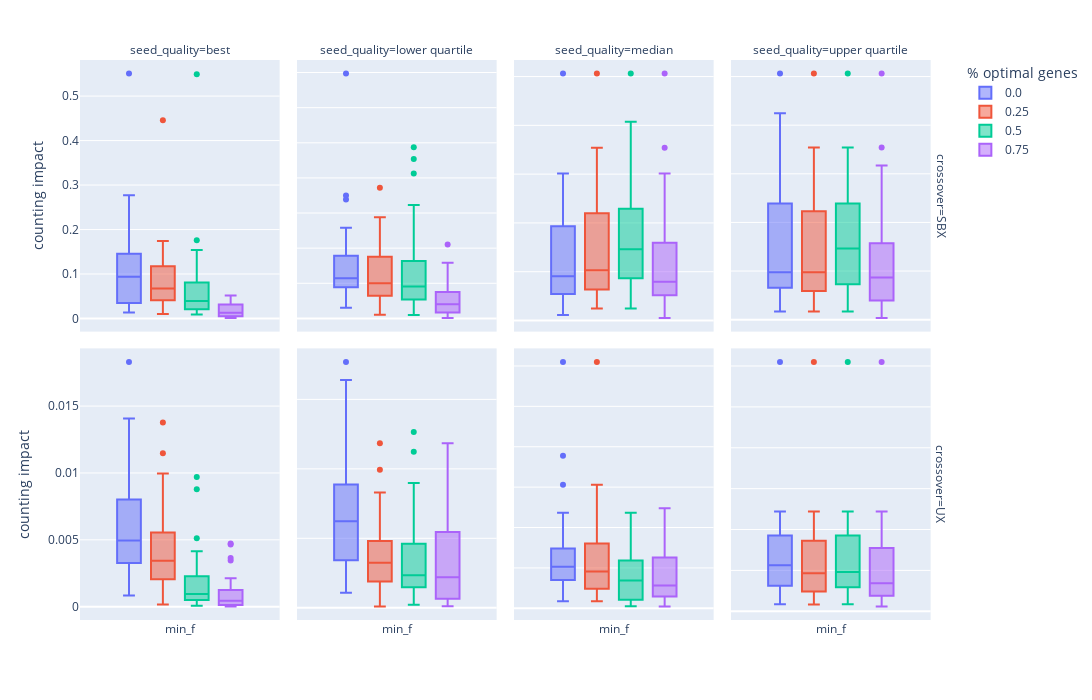

The notebook cell this image was saved under:
### Code cell
#Performance values for dimension 8 only

import pandas as pd
import plotly.express as px
import plotly.graph_objects as go
import plotly.subplots as sp

gen = 50
dim = 8

performance_df = pd.read_csv("../data/sphere_function_data_out/performance.csv")
only_last_gen_performance = performance_df[performance_df.generation == gen]

#filter runs with optimal and worst point:
only_last_gen_performance = only_last_gen_performance[only_last_gen_performance.dim == 8]
only_last_gen_performance = only_last_gen_performance[only_last_gen_performance.seed_quality != "udopia"]
only_last_gen_performance = only_last_gen_performance[only_last_gen_performance.seed_quality != "dystopia"]
only_last_gen_performance = only_last_gen_performance[['min_f', 'percentage_of_optimal_genes', 'seed_quality', 'crossover']]


#CI of Fitness = 1
fig = px.box(
    only_last_gen_performance,
    color="percentage_of_optimal_genes",
    facet_col="seed_quality",
    facet_row="crossover",
    labels={
            "value": "fitness",
            "variable": "",
            "percentage_of_optimal_genes": "% optimal genes",
            "traceID_1" : "seed ind"
        },
    height=700, width=1400)
fig.update_yaxes(matches=None)#don't share the y axis

fig.write_image("figures/genome_vs_fitness_performance.pdf")
fig.show()

### Figure 1 — Plotly figure (JSON) as saved in the notebook; plotly's stock layout.template omitted (floating-point values rounded to 4 significant figures)
{"data": [{"alignmentgroup": "True", "hovertemplate": "% optimal genes=0.0<br>crossover=SBX<br>seed_quality=best<br>=%{x}<br>counting impact=%{y}<extra></extra>", "legendgroup": "0.0", "marker": {"color": "#636efa"}, "name": "0.0", "notched": false, "offsetgroup": "0.0", "orientation": "v", "showlegend": true, "type": "box", "x": ["min_f", "min_f", "min_f", "min_f", "min_f", "min_f", "min_f", "min_f", "min_f", "min_f", "min_f", "min_f", "min_f", "min_f", "min_f", "min_f", "min_f", "min_f", "min_f", "min_f", "min_f", "min_f", "min_f", "min_f", "min_f", "min_f", "min_f", "min_f", "min_f", "min_f", "min_f"], "x0": " ", "xaxis": "x5", "y": [0.01568, 0.5506, 0.185, 0.09854, 0.05183, 0.05205, 0.1464, 0.06343, 0.06711, 0.2768, 0.1721, 0.09373, 0.02817, 0.1144, 0.1085, 0.09845, 0.1032, 0.01578, 0.02551, 0.0452, 0.2597, 0.03341, 0.01343, 0.1292, 0.01914, 0.03885, 0.07449, 0.1541, 0.1491, 0.01349, 0.1435], "y0": " ", "yaxis": "y5"}, {"alignmentgroup": "True", "hovertemplate": "% optimal genes=0.0<br>crossover=SBX<br>seed_quality=lower quartile<br>=%{x}<br>counting impact=%{y}<extra></extra>", "legendgroup": "0.0", "marker": {"color": "#636efa"}, "name": "0.0", "notched": false, "offsetgroup": "0.0", "orientation": "v", "showlegend": false, "type": "box", "x": ["min_f", "min_f", "min_f", "min_f", "min_f", "min_f", "min_f", "min_f", "min_f", "min_f", "min_f", "min_f", "min_f", "min_f", "min_f", "min_f", "min_f", "min_f", "min_f", "min_f", "min_f", "min_f", "min_f", "min_f", "min_f", "min_f", "min_f", "min_f", "min_f", "min_f", "min_f"], "x0": " ", "xaxis": "x6", "y": [0.08895, 0.06668, 0.2284, 0.05595, 0.1321, 0.148, 0.1923, 0.06631, 0.1092, 0.258, 0.1408, 0.08926, 0.0964, 0.3501, 0.2415, 0.1003, 0.1559, 0.03021, 0.122, 0.1446, 0.1819, 0.1085, 0.697, 0.1144, 0.06062, 0.0953, 0.04431, 0.04489, 0.1667, 0.08853, 0.3384], "y0": " ", "yaxis": "y6"}, {"alignmentgroup": "True", "hovertemplate": "% optimal genes=0.0<br>crossover=SBX<br>seed_quality=median<br>=%{x}<br>counting impact=%{y}<extra></extra>", "legendgroup": "0.0", "marker": {"color": "#636efa"}, "name": "0.0", "notched": false, "offsetgroup": "0.0", "orientation": "v", "showlegend": false, "type": "box", "x": ["min_f", "min_f", "min_f", "min_f", "min_f", "min_f", "min_f", "min_f", "min_f", "min_f", "min_f", "min_f", "min_f", "min_f", "min_f", "min_f", "min_f", "min_f", "min_f", "min_f", "min_f", "min_f", "min_f", "min_f", "min_f", "min_f", "min_f", "min_f", "min_f", "min_f", "min_f"], "x0": " ", "xaxis": "x7", "y": [0.02441, 0.09601, 0.2284, 0.08671, 0.1321, 0.2232, 0.01119, 0.181, 0.1757, 0.01639, 0.02473, 0.05292, 0.09356, 0.1634, 0.07387, 0.06255, 0.1379, 0.05855, 0.1975, 0.2499, 0.03592, 0.09075, 0.05096, 0.0808, 0.301, 0.223, 0.04818, 0.06005, 0.06804, 0.2703, 0.5061], "y0": " ", "yaxis": "y7"}, {"alignmentgroup": "True", "hovertemplate": "% optimal genes=0.0<br>crossover=SBX<br>seed_quality=upper quartile<br>=%{x}<br>counting impact=%{y}<extra></extra>", "legendgroup": "0.0", "marker": {"color": "#636efa"}, "name": "0.0", "notched": false, "offsetgroup": "0.0", "orientation": "v", "showlegend": false, "type": "box", "x": ["min_f", "min_f", "min_f", "min_f", "min_f", "min_f", "min_f", "min_f", "min_f", "min_f", "min_f", "min_f", "min_f", "min_f", "min_f", "min_f", "min_f", "min_f", "min_f", "min_f", "min_f", "min_f", "min_f", "min_f", "min_f", "min_f", "min_f", "min_f", "min_f", "min_f", "min_f"], "x0": " ", "xaxis": "x8", "y": [0.02109, 0.1732, 0.2284, 0.08671, 0.0649, 0.2232, 0.07088, 0.1679, 0.332, 0.09474, 0.3172, 0.05292, 0.01682, 0.1634, 0.07973, 0.06255, 0.1379, 0.05855, 0.06889, 0.2499, 0.354, 0.09075, 0.09759, 0.2426, 0.301, 0.223, 0.09665, 0.06005, 0.04856, 0.4243, 0.5061], "y0": " ", "yaxis": "y8"}, {"alignmentgroup": "True", "hovertemplate": "% optimal genes=0.0<br>crossover=UX<br>seed_quality=best<br>=%{x}<br>counting impact=%{y}<extra></extra>", "legendgroup": "0.0", "marker": {"color": "#636efa"}, "name": "0.0", "notched": false, "offsetgroup": "0.0", "orientation": "v", "showlegend": false, "type": "box", "x": ["min_f", "min_f", "min_f", "min_f", "min_f", "min_f", "min_f", "min_f", "min_f", "min_f", "min_f", "min_f", "min_f", "min_f", "min_f", "min_f", "min_f", "min_f", "min_f", "min_f", "min_f", "min_f", "min_f", "min_f", "min_f", "min_f", "min_f", "min_f", "min_f", "min_f", "min_f"], "x0": " ", "xaxis": "x", "y": [0.006499, 0.003718, 0.003487, 0.004415, 0.004557, 0.002794, 0.0008318, 0.006645, 0.007645, 0.00542, 0.006277, 0.007743, 0.004943, 0.003199, 0.004126, 0.001252, 0.009037, 0.004153, 0.0009955, 0.0111, 0.01095, 0.008096, 0.01407, 0.008169, 0.001932, 0.0183, 0.002056, 0.00991, 0.005071, 0.001125, 0.004207], "y0": " ", "yaxis": "y"}, {"alignmentgroup": "True", "hovertemplate": "% optimal genes=0.0<br>crossover=UX<br>seed_quality=lower quartile<br>=%{x}<br>counting impact=%{y}<extra></extra>", "legendgroup": "0.0", "marker": {"color": "#636efa"}, "name": "0.0", "notched": false, "offsetgroup": "0.0", "orientation": "v", "showlegend": false, "type": "box", "x": ["min_f", "min_f", "min_f", "min_f", "min_f", "min_f", "min_f", "min_f", "min_f", "min_f", "min_f", "min_f", "min_f", "min_f", "min_f", "min_f", "min_f", "min_f", "min_f", "min_f", "min_f", "min_f", "min_f", "min_f", "min_f", "min_f", "min_f", "min_f", "min_f", "min_f", "min_f"], "x0": " ", "xaxis": "x2", "y": [0.003869, 0.007156, 0.002366, 0.007597, 0.003269, 0.00189, 0.01609, 0.01159, 0.0164, 0.004598, 0.007813, 0.005319, 0.003948, 0.003927, 0.002428, 0.004653, 0.009226, 0.01184, 0.01769, 0.001711, 0.006295, 0.001072, 0.006594, 0.006225, 0.006574, 0.01065, 0.00654, 0.001611, 0.003897, 0.001701, 0.0145], "y0": " ", "yaxis": "y2"}, {"alignmentgroup": "True", "hovertemplate": "% optimal genes=0.0<br>crossover=UX<br>seed_quality=median<br>=%{x}<br>counting impact=%{y}<extra></extra>", "legendgroup": "0.0", "marker": {"color": "#636efa"}, "name": "0.0", "notched": false, "offsetgroup": "0.0", "orientation": "v", "showlegend": false, "type": "box", "x": ["min_f", "min_f", "min_f", "min_f", "min_f", "min_f", "min_f", "min_f", "min_f", "min_f", "min_f", "min_f", "min_f", "min_f", "min_f", "min_f", "min_f", "min_f", "min_f", "min_f", "min_f", "min_f", "min_f", "min_f", "min_f", "min_f", "min_f", "min_f", "min_f", "min_f", "min_f"], "x0": " ", "xaxis": "x3", "y": [0.00636, 0.00533, 0.004351, 0.007168, 0.002331, 0.00759, 0.003812, 0.01888, 0.003633, 0.003719, 0.03049, 0.01075, 0.004967, 0.004659, 0.006636, 0.007508, 0.00722, 0.01184, 0.002863, 0.00153, 0.01531, 0.004053, 0.005951, 0.001399, 0.003417, 0.0008724, 0.007459, 0.003451, 0.005141, 0.002516, 0.006592], "y0": " ", "yaxis": "y3"}, {"alignmentgroup": "True", "hovertemplate": "% optimal genes=0.0<br>crossover=UX<br>seed_quality=upper quartile<br>=%{x}<br>counting impact=%{y}<extra></extra>", "legendgroup": "0.0", "marker": {"color": "#636efa"}, "name": "0.0", "notched": false, "offsetgroup": "0.0", "orientation": "v", "showlegend": false, "type": "box", "x": ["min_f", "min_f", "min_f", "min_f", "min_f", "min_f", "min_f", "min_f", "min_f", "min_f", "min_f", "min_f", "min_f", "min_f", "min_f", "min_f", "min_f", "min_f", "min_f", "min_f", "min_f", "min_f", "min_f", "min_f", "min_f", "min_f", "min_f", "min_f", "min_f", "min_f", "min_f"], "x0": " ", "xaxis": "x4", "y": [0.00636, 0.01115, 0.004351, 0.007168, 0.009783, 0.004456, 0.002926, 0.01222, 0.009966, 0.009385, 0.03049, 0.01075, 0.001561, 0.004659, 0.008636, 0.00104, 0.00722, 0.01184, 0.008872, 0.003866, 0.003017, 0.001863, 0.0009495, 0.00563, 0.003417, 0.0008724, 0.003889, 0.003451, 0.007947, 0.002516, 0.006592], "y0": " ", "yaxis": "y4"}, {"alignmentgroup": "True", "hovertemplate": "% optimal genes=0.25<br>crossover=SBX<br>seed_quality=best<br>=%{x}<br>counting impact=%{y}<extra></extra>", "legendgroup": "0.25", "marker": {"color": "#EF553B"}, "name": "0.25", "notched": false, "offsetgroup": "0.25", "orientation": "v", "showlegend": true, "type": "box", "x": ["min_f", "min_f", "min_f", "min_f", "min_f", "min_f", "min_f", "min_f", "min_f", "min_f", "min_f", "min_f", "min_f", "min_f", "min_f", "min_f", "min_f", "min_f", "min_f", "min_f", "min_f", "min_f", "min_f", "min_f", "min_f", "min_f", "min_f", "min_f", "min_f", "min_f", "min_f"], "x0": " ", "xaxis": "x5", "y": [0.1417, 0.05789, 0.1244, 0.05206, 0.04011, 0.06952, 0.08565, 0.1743, 0.03092, 0.0447, 0.1418, 0.1252, 0.08921, 0.05189, 0.06034, 0.1178, 0.08788, 0.0672, 0.03669, 0.03572, 0.02955, 0.08695, 0.09467, 0.01036, 0.03248, 0.05802, 0.01135, 0.4458, 0.1248, 0.04424, 0.116], "y0": " ", "yaxis": "y5"}, {"alignmentgroup": "True", "hovertemplate": "% optimal genes=0.25<br>crossover=SBX<br>seed_quality=lower quartile<br>=%{x}<br>counting impact=%{y}<extra></extra>", "legendgroup": "0.25", "marker": {"color": "#EF553B"}, "name": "0.25", "notched": false, "offsetgroup": "0.25", "orientation": "v", "showlegend": false, "type": "box", "x": ["min_f", "min_f", "min_f", "min_f", "min_f", "min_f", "min_f", "min_f", "min_f", "min_f", "min_f", "min_f", "min_f", "min_f", "min_f", "min_f", "min_f", "min_f", "min_f", "min_f", "min_f", "min_f", "min_f", "min_f", "min_f", "min_f", "min_f", "min_f", "min_f", "min_f", "min_f"], "x0": " ", "xaxis": "x6", "y": [0.09029, 0.03654, 0.2284, 0.1841, 0.2017, 0.3718, 0.07838, 0.1131, 0.08839, 0.1247, 0.03489, 0.07444, 0.05392, 0.03308, 0.0981, 0.01016, 0.2087, 0.03021, 0.1545, 0.2499, 0.06109, 0.08433, 0.2881, 0.1703, 0.1314, 0.1769, 0.1671, 0.1254, 0.1002, 0.04548, 0.08415], "y0": " ", "yaxis": "y6"}, {"alignmentgroup": "True", "hovertemplate": "% optimal genes=0.25<br>crossover=SBX<br>seed_quality=median<br>=%{x}<br>counting impact=%{y}<extra></extra>", "legendgroup": "0.25", "marker": {"color": "#EF553B"}, "name": "0.25", "notched": false, "offsetgroup": "0.25", "orientation": "v", "showlegend": false, "type": "box", "x": ["min_f", "min_f", "min_f", "min_f", "min_f", "min_f", "min_f", "min_f", "min_f", "min_f", "min_f", "min_f", "min_f", "min_f", "min_f", "min_f", "min_f", "min_f", "min_f", "min_f", "min_f", "min_f", "min_f", "min_f", "min_f", "min_f", "min_f", "min_f", "min_f", "min_f", "min_f"], "x0": " ", "xaxis": "x7", "y": [0.02441, 0.1299, 0.2284, 0.08671, 0.06911, 0.2232, 0.03881, 0.141, 0.1027, 0.2105, 0.2037, 0.05292, 0.06331, 0.1634, 0.09298, 0.06255, 0.1084, 0.05855, 0.1106, 0.2499, 0.354, 0.09075, 0.08228, 0.3062, 0.301, 0.223, 0.06323, 0.06005, 0.02546, 0.07066, 0.5061], "y0": " ", "yaxis": "y7"}, {"alignmentgroup": "True", "hovertemplate": "% optimal genes=0.25<br>crossover=SBX<br>seed_quality=upper quartile<br>=%{x}<br>counting impact=%{y}<extra></extra>", "legendgroup": "0.25", "marker": {"color": "#EF553B"}, "name": "0.25", "notched": false, "offsetgroup": "0.25", "orientation": "v", "showlegend": false, "type": "box", "x": ["min_f", "min_f", "min_f", "min_f", "min_f", "min_f", "min_f", "min_f", "min_f", "min_f", "min_f", "min_f", "min_f", "min_f", "min_f", "min_f", "min_f", "min_f", "min_f", "min_f", "min_f", "min_f", "min_f", "min_f", "min_f", "min_f", "min_f", "min_f", "min_f", "min_f", "min_f"], "x0": " ", "xaxis": "x8", "y": [0.02109, 0.1732, 0.2284, 0.08671, 0.04343, 0.2232, 0.1485, 0.1679, 0.1179, 0.09474, 0.3172, 0.05292, 0.01682, 0.1634, 0.0606, 0.06255, 0.1379, 0.05855, 0.06889, 0.2499, 0.354, 0.09075, 0.09759, 0.2426, 0.301, 0.223, 0.04545, 0.06005, 0.04856, 0.05179, 0.5061], "y0": " ", "yaxis": "y8"}, {"alignmentgroup": "True", "hovertemplate": "% optimal genes=0.25<br>crossover=UX<br>seed_quality=best<br>=%{x}<br>counting impact=%{y}<extra></extra>", "legendgroup": "0.25", "marker": {"color": "#EF553B"}, "name": "0.25", "notched": false, "offsetgroup": "0.25", "orientation": "v", "showlegend": false, "type": "box", "x": ["min_f", "min_f", "min_f", "min_f", "min_f", "min_f", "min_f", "min_f", "min_f", "min_f", "min_f", "min_f", "min_f", "min_f", "min_f", "min_f", "min_f", "min_f", "min_f", "min_f", "min_f", "min_f", "min_f", "min_f", "min_f", "min_f", "min_f", "min_f", "min_f", "min_f", "min_f"], "x0": " ", "xaxis": "x", "y": [0.005818, 0.007563, 0.001224, 0.004926, 0.001836, 0.005767, 0.0002047, 0.003101, 0.004266, 0.01148, 0.005158, 0.002191, 0.003564, 0.001951, 0.00278, 0.009968, 0.01378, 0.002013, 0.00567, 0.007984, 0.001499, 0.001317, 0.002574, 0.002238, 0.003429, 0.004338, 0.002957, 0.003965, 0.00457, 0.0001668, 0.002496], "y0": " ", "yaxis": "y"}, {"alignmentgroup": "True", "hovertemplate": "% optimal genes=0.25<br>crossover=UX<br>seed_quality=lower quartile<br>=%{x}<br>counting impact=%{y}<extra></extra>", "legendgroup": "0.25", "marker": {"color": "#EF553B"}, "name": "0.25", "notched": false, "offsetgroup": "0.25", "orientation": "v", "showlegend": false, "type": "box", "x": ["min_f", "min_f", "min_f", "min_f", "min_f", "min_f", "min_f", "min_f", "min_f", "min_f", "min_f", "min_f", "min_f", "min_f", "min_f", "min_f", "min_f", "min_f", "min_f", "min_f", "min_f", "min_f", "min_f", "min_f", "min_f", "min_f", "min_f", "min_f", "min_f", "min_f", "min_f"], "x0": " ", "xaxis": "x2", "y": [0.000875, 0.002424, 0.007943, 0.009933, 0.001839, 0.002046, 0.002613, 0.004834, 9.656e-05, 0.004001, 0.008301, 0.003671, 0.001215, 0.004717, 0.003987, 0.003399, 0.0007515, 0.01184, 0.002142, 0.001663, 0.00324, 0.002565, 0.00438, 0.006035, 0.002463, 0.008256, 0.0005525, 0.002361, 0.001532, 0.006107, 0.003511], "y0": " ", "yaxis": "y2"}, {"alignmentgroup": "True", "hovertemplate": "% optimal genes=0.25<br>crossover=UX<br>seed_quality=median<br>=%{x}<br>counting impact=%{y}<extra></extra>", "legendgroup": "0.25", "marker": {"color": "#EF553B"}, "name": "0.25", "notched": false, "offsetgroup": "0.25", "orientation": "v", "showlegend": false, "type": "box", "x": ["min_f", "min_f", "min_f", "min_f", "min_f", "min_f", "min_f", "min_f", "min_f", "min_f", "min_f", "min_f", "min_f", "min_f", "min_f", "min_f", "min_f", "min_f", "min_f", "min_f", "min_f", "min_f", "min_f", "min_f", "min_f", "min_f", "min_f", "min_f", "min_f", "min_f", "min_f"], "x0": " ", "xaxis": "x3", "y": [0.007033, 0.003345, 0.004351, 0.007168, 0.00901, 0.002846, 0.00145, 0.008182, 0.001548, 0.003806, 0.03049, 0.01075, 0.004548, 0.004659, 0.01006, 0.007508, 0.00722, 0.01184, 0.006927, 0.008733, 0.01531, 0.001342, 0.00237, 0.002301, 0.003417, 0.0008724, 0.0008844, 0.003451, 0.002582, 0.001455, 0.006592], "y0": " ", "yaxis": "y3"}, {"alignmentgroup": "True", "hovertemplate": "% optimal genes=0.25<br>crossover=UX<br>seed_quality=upper quartile<br>=%{x}<br>counting impact=%{y}<extra></extra>", "legendgroup": "0.25", "marker": {"color": "#EF553B"}, "name": "0.25", "notched": false, "offsetgroup": "0.25", "orientation": "v", "showlegend": false, "type": "box", "x": ["min_f", "min_f", "min_f", "min_f", "min_f", "min_f", "min_f", "min_f", "min_f", "min_f", "min_f", "min_f", "min_f", "min_f", "min_f", "min_f", "min_f", "min_f", "min_f", "min_f", "min_f", "min_f", "min_f", "min_f", "min_f", "min_f", "min_f", "min_f", "min_f", "min_f", "min_f"], "x0": " ", "xaxis": "x4", "y": [0.00636, 0.01115, 0.004351, 0.007168, 0.002331, 0.004456, 0.002926, 0.01222, 0.009966, 0.009385, 0.03049, 0.01075, 0.001561, 0.004659, 0.0008155, 0.00104, 0.00722, 0.01184, 0.008872, 0.002386, 0.003017, 0.001863, 0.0009495, 0.00563, 0.003417, 0.0008724, 0.006707, 0.003451, 0.007947, 0.002516, 0.006592], "y0": " ", "yaxis": "y4"}, {"alignmentgroup": "True", "hovertemplate": "% optimal genes=0.5<br>crossover=SBX<br>seed_quality=best<br>=%{x}<br>counting impact=%{y}<extra></extra>", "legendgroup": "0.5", "marker": {"color": "#00cc96"}, "name": "0.5", "notched": false, "offsetgroup": "0.5", "orientation": "v", "showlegend": true, "type": "box", "x": ["min_f", "min_f", "min_f", "min_f", "min_f", "min_f", "min_f", "min_f", "min_f", "min_f", "min_f", "min_f", "min_f", "min_f", "min_f", "min_f", "min_f", "min_f", "min_f", "min_f", "min_f", "min_f", "min_f", "min_f", "min_f", "min_f", "min_f", "min_f", "min_f", "min_f", "min_f"], "x0": " ", "xaxis": "x5", "y": [0.02239, 0.01373, 0.1541, 0.0103, 0.07007, 0.02332, 0.03169, 0.07029, 0.01798, 0.08156, 0.01737, 0.07485, 0.07362, 0.03453, 0.01311, 0.008835, 0.1757, 0.09006, 0.07248, 0.549, 0.02729, 0.08018, 0.0398, 0.03198, 0.02075, 0.01615, 0.03938, 0.112, 0.1125, 0.02189, 0.08403], "y0": " ", "yaxis": "y5"}, {"alignmentgroup": "True", "hovertemplate": "% optimal genes=0.5<br>crossover=SBX<br>seed_quality=lower quartile<br>=%{x}<br>counting impact=%{y}<extra></extra>", "legendgroup": "0.5", "marker": {"color": "#00cc96"}, "name": "0.5", "notched": false, "offsetgroup": "0.5", "orientation": "v", "showlegend": false, "type": "box", "x": ["min_f", "min_f", "min_f", "min_f", "min_f", "min_f", "min_f", "min_f", "min_f", "min_f", "min_f", "min_f", "min_f", "min_f", "min_f", "min_f", "min_f", "min_f", "min_f", "min_f", "min_f", "min_f", "min_f", "min_f", "min_f", "min_f", "min_f", "min_f", "min_f", "min_f", "min_f"], "x0": " ", "xaxis": "x6", "y": [0.09055, 0.07098, 0.2284, 0.1641, 0.4128, 0.009987, 0.05034, 0.01196, 0.4875, 0.01151, 0.4539, 0.07554, 0.1067, 0.1241, 0.1014, 0.06071, 0.04841, 0.1392, 0.0616, 0.2679, 0.1526, 0.05426, 0.03782, 0.05661, 0.009665, 0.1615, 0.3226, 0.1346, 0.06675, 0.2499, 0.05414], "y0": " ", "yaxis": "y6"}, {"alignmentgroup": "True", "hovertemplate": "% optimal genes=0.5<br>crossover=SBX<br>seed_quality=median<br>=%{x}<br>counting impact=%{y}<extra></extra>", "legendgroup": "0.5", "marker": {"color": "#00cc96"}, "name": "0.5", "notched": false, "offsetgroup": "0.5", "orientation": "v", "showlegend": false, "type": "box", "x": ["min_f", "min_f", "min_f", "min_f", "min_f", "min_f", "min_f", "min_f", "min_f", "min_f", "min_f", "min_f", "min_f", "min_f", "min_f", "min_f", "min_f", "min_f", "min_f", "min_f", "min_f", "min_f", "min_f", "min_f", "min_f", "min_f", "min_f", "min_f", "min_f", "min_f", "min_f"], "x0": " ", "xaxis": "x7", "y": [0.02441, 0.09601, 0.2284, 0.08671, 0.1463, 0.247, 0.2322, 0.2832, 0.229, 0.09474, 0.2215, 0.05292, 0.1557, 0.1634, 0.4072, 0.1533, 0.1379, 0.05855, 0.1204, 0.2499, 0.212, 0.1318, 0.09759, 0.02623, 0.301, 0.223, 0.03074, 0.06005, 0.07764, 0.08692, 0.5061], "y0": " ", "yaxis": "y7"}, {"alignmentgroup": "True", "hovertemplate": "% optimal genes=0.5<br>crossover=SBX<br>seed_quality=upper quartile<br>=%{x}<br>counting impact=%{y}<extra></extra>", "legendgroup": "0.5", "marker": {"color": "#00cc96"}, "name": "0.5", "notched": false, "offsetgroup": "0.5", "orientation": "v", "showlegend": false, "type": "box", "x": ["min_f", "min_f", "min_f", "min_f", "min_f", "min_f", "min_f", "min_f", "min_f", "min_f", "min_f", "min_f", "min_f", "min_f", "min_f", "min_f", "min_f", "min_f", "min_f", "min_f", "min_f", "min_f", "min_f", "min_f", "min_f", "min_f", "min_f", "min_f", "min_f", "min_f", "min_f"], "x0": " ", "xaxis": "x8", "y": [0.02109, 0.1732, 0.2284, 0.08671, 0.1463, 0.3469, 0.08522, 0.1679, 0.06435, 0.09474, 0.3172, 0.05292, 0.01682, 0.1634, 0.151, 0.1533, 0.1379, 0.05855, 0.06889, 0.2499, 0.354, 0.09075, 0.09759, 0.2426, 0.301, 0.223, 0.3014, 0.06005, 0.04856, 0.08692, 0.5061], "y0": " ", "yaxis": "y8"}, {"alignmentgroup": "True", "hovertemplate": "% optimal genes=0.5<br>crossover=UX<br>seed_quality=best<br>=%{x}<br>counting impact=%{y}<extra></extra>", "legendgroup": "0.5", "marker": {"color": "#00cc96"}, "name": "0.5", "notched": false, "offsetgroup": "0.5", "orientation": "v", "showlegend": false, "type": "box", "x": ["min_f", "min_f", "min_f", "min_f", "min_f", "min_f", "min_f", "min_f", "min_f", "min_f", "min_f", "min_f", "min_f", "min_f", "min_f", "min_f", "min_f", "min_f", "min_f", "min_f", "min_f", "min_f", "min_f", "min_f", "min_f", "min_f", "min_f", "min_f", "min_f", "min_f", "min_f"], "x0": " ", "xaxis": "x", "y": [0.001693, 0.002459, 0.0009419, 0.0005873, 0.0004273, 0.0007792, 6.651e-05, 0.0002032, 0.001591, 0.001494, 0.0005266, 0.0004554, 0.001589, 0.0005851, 0.002663, 0.0002147, 0.0002387, 0.0008904, 0.001209, 0.0007844, 0.0004982, 0.00878, 0.0004319, 0.003488, 0.002951, 0.0006118, 0.001214, 0.009705, 0.00415, 0.005117, 0.001305], "y0": " ", "yaxis": "y"}, {"alignmentgroup": "True", "hovertemplate": "% optimal genes=0.5<br>crossover=UX<br>seed_quality=lower quartile<br>=%{x}<br>counting impact=%{y}<extra></extra>", "legendgroup": "0.5", "marker": {"color": "#00cc96"}, "name": "0.5", "notched": false, "offsetgroup": "0.5", "orientation": "v", "showlegend": false, "type": "box", "x": ["min_f", "min_f", "min_f", "min_f", "min_f", "min_f", "min_f", "min_f", "min_f", "min_f", "min_f", "min_f", "min_f", "min_f", "min_f", "min_f", "min_f", "min_f", "min_f", "min_f", "min_f", "min_f", "min_f", "min_f", "min_f", "min_f", "min_f", "min_f", "min_f", "min_f", "min_f"], "x0": " ", "xaxis": "x2", "y": [0.01265, 0.003182, 0.003988, 0.002506, 0.002239, 0.004717, 0.003281, 0.001454, 0.002345, 0.00338, 0.004273, 0.007134, 0.005597, 0.01122, 0.0005864, 0.00495, 0.002236, 0.002267, 0.0005048, 0.002075, 0.001771, 0.001268, 0.0006519, 0.008975, 0.008847, 0.0008942, 0.001508, 0.003369, 0.0002233, 0.0004119, 0.002188], "y0": " ", "yaxis": "y2"}, {"alignmentgroup": "True", "hovertemplate": "% optimal genes=0.5<br>crossover=UX<br>seed_quality=median<br>=%{x}<br>counting impact=%{y}<extra></extra>", "legendgroup": "0.5", "marker": {"color": "#00cc96"}, "name": "0.5", "notched": false, "offsetgroup": "0.5", "orientation": "v", "showlegend": false, "type": "box", "x": ["min_f", "min_f", "min_f", "min_f", "min_f", "min_f", "min_f", "min_f", "min_f", "min_f", "min_f", "min_f", "min_f", "min_f", "min_f", "min_f", "min_f", "min_f", "min_f", "min_f", "min_f", "min_f", "min_f", "min_f", "min_f", "min_f", "min_f", "min_f", "min_f", "min_f", "min_f"], "x0": " ", "xaxis": "x3", "y": [0.005192, 0.003062, 0.004351, 0.007168, 0.0002709, 0.004717, 0.00145, 0.003312, 0.0004637, 0.009385, 0.006148, 0.01075, 0.004548, 0.004659, 0.002682, 0.002793, 0.0008346, 0.01184, 0.006927, 0.009372, 0.0005059, 0.001342, 0.0009495, 0.004812, 0.003417, 0.0008724, 0.004985, 0.003451, 0.0002574, 0.000666, 0.006592], "y0": " ", "yaxis": "y3"}, {"alignmentgroup": "True", "hovertemplate": "% optimal genes=0.5<br>crossover=UX<br>seed_quality=upper quartile<br>=%{x}<br>counting impact=%{y}<extra></extra>", "legendgroup": "0.5", "marker": {"color": "#00cc96"}, "name": "0.5", "notched": false, "offsetgroup": "0.5", "orientation": "v", "showlegend": false, "type": "box", "x": ["min_f", "min_f", "min_f", "min_f", "min_f", "min_f", "min_f", "min_f", "min_f", "min_f", "min_f", "min_f", "min_f", "min_f", "min_f", "min_f", "min_f", "min_f", "min_f", "min_f", "min_f", "min_f", "min_f", "min_f", "min_f", "min_f", "min_f", "min_f", "min_f", "min_f", "min_f"], "x0": " ", "xaxis": "x4", "y": [0.00636, 0.01115, 0.004351, 0.007168, 0.00333, 0.002232, 0.002926, 0.01222, 0.003506, 0.009385, 0.03049, 0.01075, 0.001561, 0.004659, 0.009845, 0.005162, 0.004809, 0.01184, 0.008872, 0.009894, 0.003017, 0.001863, 0.0009495, 0.00563, 0.003417, 0.0008724, 0.002272, 0.003451, 0.007947, 0.002516, 0.006592], "y0": " ", "yaxis": "y4"}, {"alignmentgroup": "True", "hovertemplate": "% optimal genes=0.75<br>crossover=SBX<br>seed_quality=best<br>=%{x}<br>counting impact=%{y}<extra></extra>", "legendgroup": "0.75", "marker": {"color": "#ab63fa"}, "name": "0.75", "notched": false, "offsetgroup": "0.75", "orientation": "v", "showlegend": true, "type": "box", "x": ["min_f", "min_f", "min_f", "min_f", "min_f", "min_f", "min_f", "min_f", "min_f", "min_f", "min_f", "min_f", "min_f", "min_f", "min_f", "min_f", "min_f", "min_f", "min_f", "min_f", "min_f", "min_f", "min_f", "min_f", "min_f", "min_f", "min_f", "min_f", "min_f", "min_f", "min_f"], "x0": " ", "xaxis": "x5", "y": [0.004563, 0.002139, 0.01408, 0.003534, 0.005539, 0.004691, 0.02738, 0.03286, 0.004809, 0.01434, 0.001628, 0.001122, 0.02739, 0.005516, 0.001187, 0.01058, 0.0464, 0.0348, 0.0411, 0.01276, 0.05183, 0.04121, 0.006804, 0.04531, 0.037, 0.02598, 0.01362, 0.0131, 0.008333, 0.007663, 0.02425], "y0": " ", "yaxis": "y5"}, {"alignmentgroup": "True", "hovertemplate": "% optimal genes=0.75<br>crossover=SBX<br>seed_quality=lower quartile<br>=%{x}<br>counting impact=%{y}<extra></extra>", "legendgroup": "0.75", "marker": {"color": "#ab63fa"}, "name": "0.75", "notched": false, "offsetgroup": "0.75", "orientation": "v", "showlegend": false, "type": "box", "x": ["min_f", "min_f", "min_f", "min_f", "min_f", "min_f", "min_f", "min_f", "min_f", "min_f", "min_f", "min_f", "min_f", "min_f", "min_f", "min_f", "min_f", "min_f", "min_f", "min_f", "min_f", "min_f", "min_f", "min_f", "min_f", "min_f", "min_f", "min_f", "min_f", "min_f", "min_f"], "x0": " ", "xaxis": "x6", "y": [0.09055, 0.06526, 0.07656, 0.02366, 0.1057, 0.0262, 0.01006, 0.07003, 0.1585, 0.04039, 0.06543, 0.004528, 0.01467, 0.02698, 0.02998, 0.2104, 0.05098, 0.0429, 0.03665, 0.007017, 0.02731, 0.04345, 0.005849, 0.1469, 0.1544, 0.003015, 0.02693, 0.09312, 0.001139, 0.06125, 0.007776], "y0": " ", "yaxis": "y6"}, {"alignmentgroup": "True", "hovertemplate": "% optimal genes=0.75<br>crossover=SBX<br>seed_quality=median<br>=%{x}<br>counting impact=%{y}<extra></extra>", "legendgroup": "0.75", "marker": {"color": "#ab63fa"}, "name": "0.75", "notched": false, "offsetgroup": "0.75", "orientation": "v", "showlegend": false, "type": "box", "x": ["min_f", "min_f", "min_f", "min_f", "min_f", "min_f", "min_f", "min_f", "min_f", "min_f", "min_f", "min_f", "min_f", "min_f", "min_f", "min_f", "min_f", "min_f", "min_f", "min_f", "min_f", "min_f", "min_f", "min_f", "min_f", "min_f", "min_f", "min_f", "min_f", "min_f", "min_f"], "x0": " ", "xaxis": "x7", "y": [0.1465, 0.0698, 0.07656, 0.08671, 0.1057, 0.01721, 0.2036, 0.22, 0.2045, 0.01639, 0.1172, 0.05292, 0.05993, 0.1634, 0.03551, 0.07923, 0.1379, 0.0429, 0.08987, 0.005041, 0.354, 0.02228, 0.06843, 0.0512, 0.301, 0.223, 0.02805, 0.06005, 0.07764, 0.1182, 0.5061], "y0": " ", "yaxis": "y7"}, {"alignmentgroup": "True", "hovertemplate": "% optimal genes=0.75<br>crossover=SBX<br>seed_quality=upper quartile<br>=%{x}<br>counting impact=%{y}<extra></extra>", "legendgroup": "0.75", "marker": {"color": "#ab63fa"}, "name": "0.75", "notched": false, "offsetgroup": "0.75", "orientation": "v", "showlegend": false, "type": "box", "x": ["min_f", "min_f", "min_f", "min_f", "min_f", "min_f", "min_f", "min_f", "min_f", "min_f", "min_f", "min_f", "min_f", "min_f", "min_f", "min_f", "min_f", "min_f", "min_f", "min_f", "min_f", "min_f", "min_f", "min_f", "min_f", "min_f", "min_f", "min_f", "min_f", "min_f", "min_f"], "x0": " ", "xaxis": "x8", "y": [0.02109, 0.1732, 0.07656, 0.08671, 0.1057, 0.003447, 0.03832, 0.1679, 0.009776, 0.09474, 0.3172, 0.05292, 0.01682, 0.1634, 0.1267, 0.07923, 0.1379, 0.0429, 0.06889, 0.02817, 0.354, 0.09075, 0.09759, 0.02733, 0.301, 0.223, 0.03592, 0.06005, 0.04856, 0.1182, 0.5061], "y0": " ", "yaxis": "y8"}, {"alignmentgroup": "True", "hovertemplate": "% optimal genes=0.75<br>crossover=UX<br>seed_quality=best<br>=%{x}<br>counting impact=%{y}<extra></extra>", "legendgroup": "0.75", "marker": {"color": "#ab63fa"}, "name": "0.75", "notched": false, "offsetgroup": "0.75", "orientation": "v", "showlegend": false, "type": "box", "x": ["min_f", "min_f", "min_f", "min_f", "min_f", "min_f", "min_f", "min_f", "min_f", "min_f", "min_f", "min_f", "min_f", "min_f", "min_f", "min_f", "min_f", "min_f", "min_f", "min_f", "min_f", "min_f", "min_f", "min_f", "min_f", "min_f", "min_f", "min_f", "min_f", "min_f", "min_f"], "x0": " ", "xaxis": "x", "y": [0.0009554, 1.883e-05, 0.000119, 0.003454, 0.0001095, 0.0001745, 2.585e-05, 0.0002247, 0.003643, 9.472e-05, 0.001084, 0.004649, 0.001003, 0.002125, 0.00127, 0.0004481, 4.804e-05, 0.0001185, 0.001395, 0.001195, 0.001587, 0.0006843, 0.0002631, 2.8e-05, 0.0001675, 0.001057, 0.004729, 0.0004186, 3.308e-05, 0.0001741, 0.0004766], "y0": " ", "yaxis": "y"}, {"alignmentgroup": "True", "hovertemplate": "% optimal genes=0.75<br>crossover=UX<br>seed_quality=lower quartile<br>=%{x}<br>counting impact=%{y}<extra></extra>", "legendgroup": "0.75", "marker": {"color": "#ab63fa"}, "name": "0.75", "notched": false, "offsetgroup": "0.75", "orientation": "v", "showlegend": false, "type": "box", "x": ["min_f", "min_f", "min_f", "min_f", "min_f", "min_f", "min_f", "min_f", "min_f", "min_f", "min_f", "min_f", "min_f", "min_f", "min_f", "min_f", "min_f", "min_f", "min_f", "min_f", "min_f", "min_f", "min_f", "min_f", "min_f", "min_f", "min_f", "min_f", "min_f", "min_f", "min_f"], "x0": " ", "xaxis": "x2", "y": [0.002203, 0.0007068, 0.003745, 0.0001114, 0.0016, 0.0002357, 0.001235, 0.004302, 0.0002639, 0.0113, 0.009857, 0.00159, 0.008811, 0.001051, 0.0004923, 0.002417, 0.002236, 0.01184, 0.002221, 0.005904, 0.00981, 0.0006704, 0.0001695, 0.008975, 0.0006435, 0.005651, 0.0001149, 0.003369, 0.001123, 0.004839, 0.000538], "y0": " ", "yaxis": "y2"}, {"alignmentgroup": "True", "hovertemplate": "% optimal genes=0.75<br>crossover=UX<br>seed_quality=median<br>=%{x}<br>counting impact=%{y}<extra></extra>", "legendgroup": "0.75", "marker": {"color": "#ab63fa"}, "name": "0.75", "notched": false, "offsetgroup": "0.75", "orientation": "v", "showlegend": false, "type": "box", "x": ["min_f", "min_f", "min_f", "min_f", "min_f", "min_f", "min_f", "min_f", "min_f", "min_f", "min_f", "min_f", "min_f", "min_f", "min_f", "min_f", "min_f", "min_f", "min_f", "min_f", "min_f", "min_f", "min_f", "min_f", "min_f", "min_f", "min_f", "min_f", "min_f", "min_f", "min_f"], "x0": " ", "xaxis": "x3", "y": [0.002203, 0.00533, 0.002575, 0.007168, 0.001221, 0.0002357, 0.002249, 0.001793, 0.0002874, 0.003719, 0.006148, 0.01075, 0.006354, 0.004659, 0.002329, 0.002571, 0.002814, 0.01184, 0.006927, 0.002452, 0.0003237, 0.001342, 0.01239, 0.0008814, 0.003417, 0.0008724, 0.007734, 0.003451, 0.003846, 0.000666, 0.006592], "y0": " ", "yaxis": "y3"}, {"alignmentgroup": "True", "hovertemplate": "% optimal genes=0.75<br>crossover=UX<br>seed_quality=upper quartile<br>=%{x}<br>counting impact=%{y}<extra></extra>", "legendgroup": "0.75", "marker": {"color": "#ab63fa"}, "name": "0.75", "notched": false, "offsetgroup": "0.75", "orientation": "v", "showlegend": false, "type": "box", "x": ["min_f", "min_f", "min_f", "min_f", "min_f", "min_f", "min_f", "min_f", "min_f", "min_f", "min_f", "min_f", "min_f", "min_f", "min_f", "min_f", "min_f", "min_f", "min_f", "min_f", "min_f", "min_f", "min_f", "min_f", "min_f", "min_f", "min_f", "min_f", "min_f", "min_f", "min_f"], "x0": " ", "xaxis": "x4", "y": [0.00636, 0.01115, 0.002575, 0.007168, 0.001221, 0.0005958, 0.002926, 0.01222, 0.0006463, 0.009385, 0.03049, 0.01075, 0.001561, 0.004659, 0.002018, 0.002571, 0.001541, 0.01184, 0.008872, 0.002387, 0.003017, 0.001863, 0.0009495, 0.00563, 0.003417, 0.0008724, 0.006707, 0.003451, 0.007947, 0.002516, 0.006592], "y0": " ", "yaxis": "y4"}], "layout": {"annotations": [{"font": {}, "showarrow": false, "text": "seed_quality=best", "x": 0.115, "xanchor": "center", "xref": "paper", "y": 1, "yanchor": "bottom", "yref": "paper"}, {"font": {}, "showarrow": false, "text": "seed_quality=lower quartile", "x": 0.365, "xanchor": "center", "xref": "paper", "y": 1, "yanchor": "bottom", "yref": "paper"}, {"font": {}, "showarrow": false, "text": "seed_quality=median", "x": 0.615, "xanchor": "center", "xref": "paper", "y": 1, "yanchor": "bottom", "yref": "paper"}, {"font": {}, "showarrow": false, "text": "seed_quality=upper quartile", "x": 0.865, "xanchor": "center", "xref": "paper", "y": 1, "yanchor": "bottom", "yref": "paper"}, {"font": {}, "showarrow": false, "text": "crossover=UX", "textangle": 90, "x": 0.98, "xanchor": "left", "xref": "paper", "y": 0.2425, "yanchor": "middle", "yref": "paper"}, {"font": {}, "showarrow": false, "text": "crossover=SBX", "textangle": 90, "x": 0.98, "xanchor": "left", "xref": "paper", "y": 0.7575, "yanchor": "middle", "yref": "paper"}], "boxmode": "group", "height": 700, "legend": {"title": {"text": "% optimal genes"}, "tracegroupgap": 0}, "margin": {"t": 60}, "width": 1400, "xaxis": {"anchor": "y", "domain": [0, 0.23], "title": {"text": ""}}, "xaxis2": {"anchor": "y2", "domain": [0.25, 0.48], "matches": "x", "title": {"text": ""}}, "xaxis3": {"anchor": "y3", "domain": [0.5, 0.73], "matches": "x", "title": {"text": ""}}, "xaxis4": {"anchor": "y4", "domain": [0.75, 0.98], "matches": "x", "title": {"text": ""}}, "xaxis5": {"anchor": "y5", "domain": [0, 0.23], "matches": "x", "showticklabels": false}, "xaxis6": {"anchor": "y6", "domain": [0.25, 0.48], "matches": "x", "showticklabels": false}, "xaxis7": {"anchor": "y7", "domain": [0.5, 0.73], "matches": "x", "showticklabels": false}, "xaxis8": {"anchor": "y8", "domain": [0.75, 0.98], "matches": "x", "showticklabels": false}, "yaxis": {"anchor": "x", "domain": [0, 0.485], "title": {"text": "counting impact"}}, "yaxis2": {"anchor": "x2", "domain": [0, 0.485], "showticklabels": false}, "yaxis3": {"anchor": "x3", "domain": [0, 0.485], "showticklabels": false}, "yaxis4": {"anchor": "x4", "domain": [0, 0.485], "showticklabels": false}, "yaxis5": {"anchor": "x5", "domain": [0.515, 1], "title": {"text": "counting impact"}}, "yaxis6": {"anchor": "x6", "domain": [0.515, 1], "showticklabels": false}, "yaxis7": {"anchor": "x7", "domain": [0.515, 1], "showticklabels": false}, "yaxis8": {"anchor": "x8", "domain": [0.515, 1], "showticklabels": false}}}
